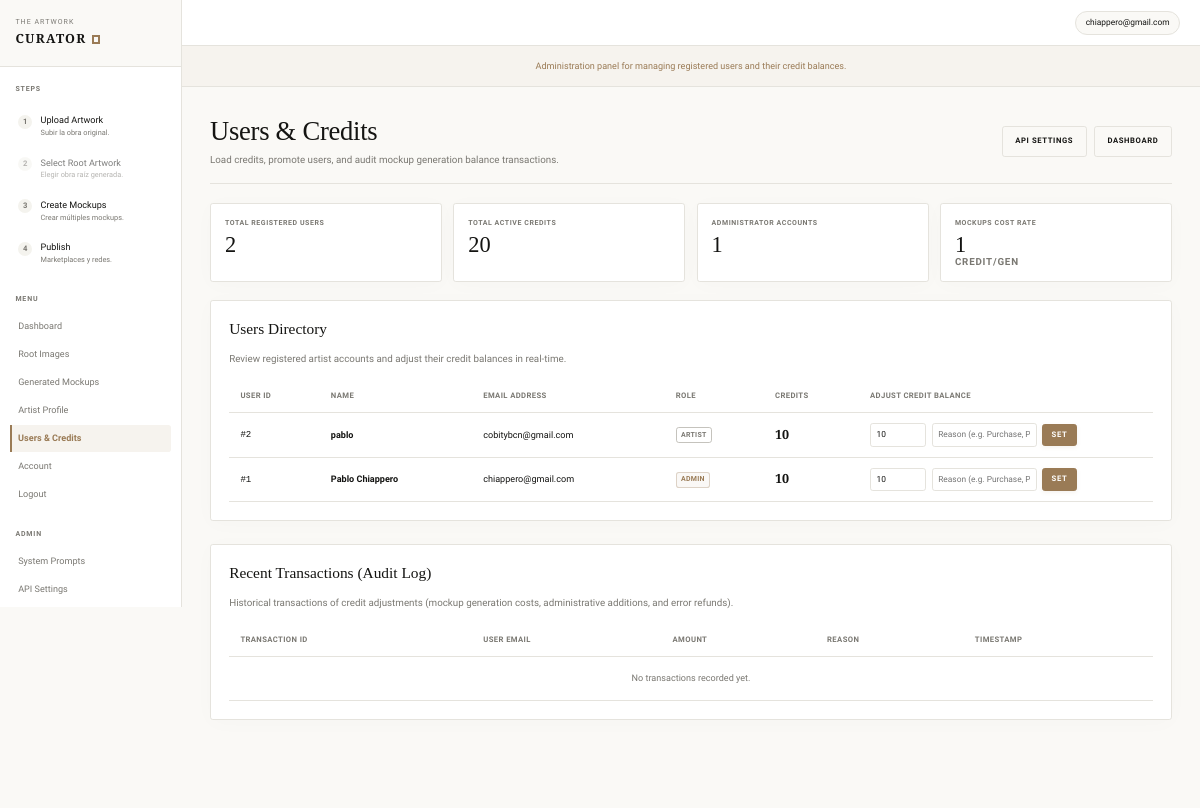
/admin_users.php (signed in), run on an earlier commit of the app's database.
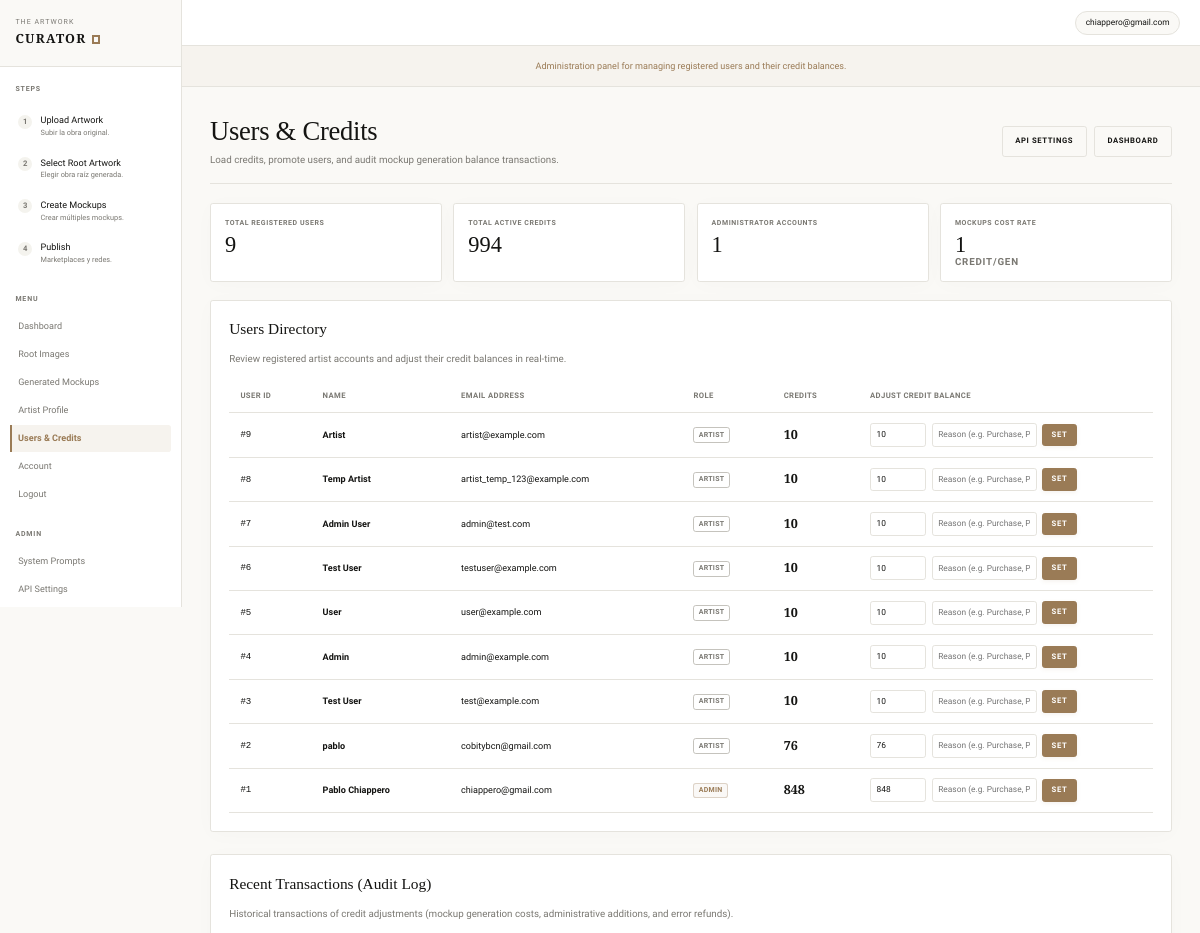
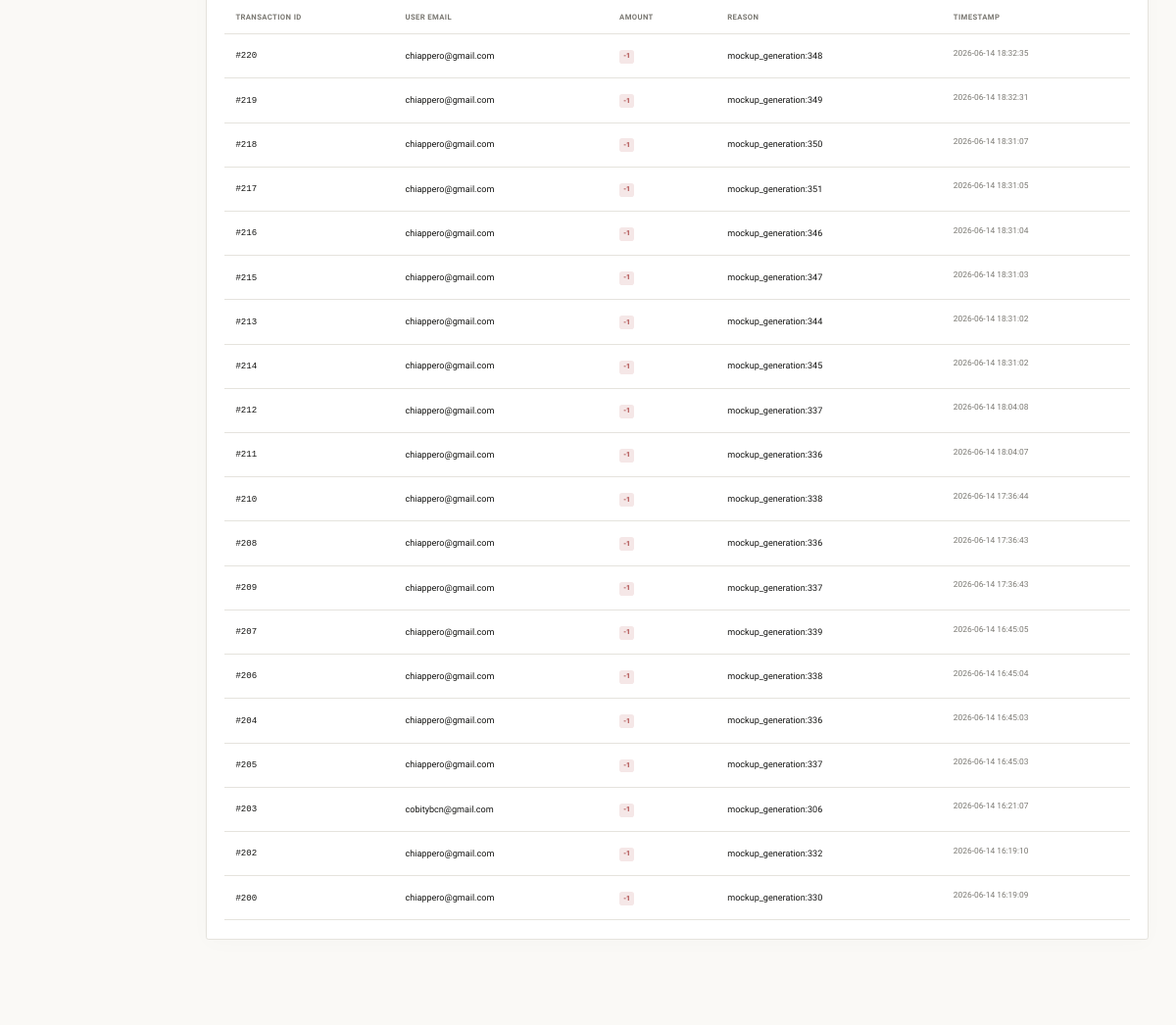
And on a later commit of the database (2 pictures, top to bottom).
### tables this page shows
CREATE TABLE users (
                id INTEGER PRIMARY KEY AUTOINCREMENT,
                email TEXT NOT NULL UNIQUE,
                password_hash TEXT NOT NULL,
                name TEXT NOT NULL DEFAULT '',
                credits INTEGER NOT NULL DEFAULT 10,
                created_at TEXT NOT NULL,
                updated_at TEXT NOT NULL
            , is_admin INTEGER NOT NULL DEFAULT 0);

CREATE TABLE credit_transactions (
                id INTEGER PRIMARY KEY AUTOINCREMENT,
                user_id INTEGER NOT NULL,
                amount INTEGER NOT NULL,
                reason TEXT NOT NULL,
                created_at TEXT NOT NULL,
                FOREIGN KEY (user_id) REFERENCES users(id) ON DELETE CASCADE
            );

### app/Support/Auth.php (called while the page is built, shortened)
<?php
class Auth
{
    public static function user(): ?array
    {
        $id = (int)($_SESSION['user_id'] ?? 0);
        $stmt = Database::connection()->prepare('SELECT id, email, name, credits, is_admin, created_at FROM users WHERE id = :id');
        $stmt->execute(['id' => $id]);
        $user = $stmt->fetch();
        return is_array($user) ? $user : null;
    }
    public static function requireUser(): array
    {
        $user = self::user();
        return $user;
    }
}

### app/Support/Database.php (called while the page is built, shortened)
<?php
class Database
{
    private static ?PDO $pdo = null;
    public static function connection(): PDO
    {
        if (self::$pdo instanceof PDO) {
            return self::$pdo;
        }
        $storageDir = dirname(__DIR__, 2) . DIRECTORY_SEPARATOR . 'storage';
        self::$pdo = new PDO('sqlite:' . $storageDir . DIRECTORY_SEPARATOR . 'app.sqlite');
        self::$pdo->setAttribute(PDO::ATTR_ERRMODE, PDO::ERRMODE_EXCEPTION);
        self::$pdo->setAttribute(PDO::ATTR_DEFAULT_FETCH_MODE, PDO::FETCH_ASSOC);
        self::$pdo->setAttribute(PDO::ATTR_TIMEOUT, 30);
        self::$pdo->exec('PRAGMA foreign_keys = ON');
        self::$pdo->exec('PRAGMA journal_mode = WAL');
        self::$pdo->exec('PRAGMA synchronous = NORMAL');
        self::$pdo->exec('PRAGMA busy_timeout = 30000');
        self::migrate(self::$pdo);
        return self::$pdo;
    }
    private static function migrate(PDO $pdo): void
    {
        $pdo->exec("
            CREATE TABLE IF NOT EXISTS users (
                id INTEGER PRIMARY KEY AUTOINCREMENT,
                email TEXT NOT NULL UNIQUE,
                password_hash TEXT NOT NULL,
                name TEXT NOT NULL DEFAULT '',
                credits INTEGER NOT NULL DEFAULT 10,
                is_admin INTEGER NOT NULL DEFAULT 0,
                created_at TEXT NOT NULL,
                updated_at TEXT NOT NULL
            )
        ");
        self::addColumnIfMissing($pdo, 'users', 'is_admin', 'INTEGER NOT NULL DEFAULT 0');
        $pdo->exec("
            CREATE TABLE IF NOT EXISTS artworks (
                id INTEGER PRIMARY KEY AUTOINCREMENT,
                user_id INTEGER NOT NULL,
                job_id TEXT NOT NULL UNIQUE,
                root_file TEXT,
                main_file TEXT,
                final_title TEXT NOT NULL DEFAULT '',
                subtitle TEXT NOT NULL DEFAULT '',
                medium TEXT NOT NULL DEFAULT '',
                artwork_year TEXT NOT NULL DEFAULT '',
                series TEXT NOT NULL DEFAULT '',
                status TEXT NOT NULL DEFAULT 'queued',
                width TEXT,
                height TEXT,
                depth TEXT,
                unit TEXT NOT NULL DEFAULT 'cm',
                created_at TEXT NOT NULL,
                updated_at TEXT NOT NULL,
                FOREIGN KEY (user_id) REFERENCES users(id) ON DELETE CASCADE
            )
        ");
        self::addColumnIfMissing($pdo, 'artworks', 'final_title', "TEXT NOT NULL DEFAULT ''");
        self::addColumnIfMissing($pdo, 'artworks', 'subtitle', "TEXT NOT NULL DEFAULT ''");
        self::addColumnIfMissing($pdo, 'artworks', 'medium', "TEXT NOT NULL DEFAULT ''");
        self::addColumnIfMissing($pdo, 'artworks', 'artwork_year', "TEXT NOT NULL DEFAULT ''");
        self::addColumnIfMissing($pdo, 'artworks', 'series', "TEXT NOT NULL DEFAULT ''");
        $pdo->exec("
            CREATE TABLE IF NOT EXISTS mockups (
                id INTEGER PRIMARY KEY AUTOINCREMENT,
                user_id INTEGER NOT NULL,
                artwork_file TEXT NOT NULL,
                mockup_file TEXT NOT NULL,
                context_id TEXT,
                prompt_file TEXT,
                created_at TEXT NOT NULL,
                FOREIGN KEY (user_id) REFERENCES users(id) ON DELETE CASCADE
            )
        ");
        $pdo->exec("
            CREATE TABLE IF NOT EXISTS artist_profiles (
                id INTEGER PRIMARY KEY AUTOINCREMENT,
                user_id INTEGER NOT NULL UNIQUE,
                artist_name TEXT NOT NULL DEFAULT '',
                short_bio TEXT NOT NULL DEFAULT '',
                statement TEXT NOT NULL DEFAULT '',
                visual_language TEXT NOT NULL DEFAULT '',
                materials TEXT NOT NULL DEFAULT '',
                recurring_themes TEXT NOT NULL DEFAULT '',
                palette_notes TEXT NOT NULL DEFAULT '',
                target_audience TEXT NOT NULL DEFAULT '',
                preferred_regions TEXT NOT NULL DEFAULT '',
                preferred_contexts TEXT NOT NULL DEFAULT '',
                forbidden_contexts TEXT NOT NULL DEFAULT '',
                commercial_positioning TEXT NOT NULL DEFAULT '',
                conceptual_keywords TEXT NOT NULL DEFAULT '',
                tone_of_voice TEXT NOT NULL DEFAULT '',
                marketplace_strategy TEXT NOT NULL DEFAULT '',
                social_strategy TEXT NOT NULL DEFAULT '',
                pinterest_strategy TEXT NOT NULL DEFAULT '',
                created_at TEXT NOT NULL,
                updated_at TEXT NOT NULL,
                FOREIGN KEY (user_id) REFERENCES users(id) ON DELETE CASCADE
            )
        ");
        self::addColumnIfMissing($pdo, 'artist_profiles', 'conceptual_keywords', "TEXT NOT NULL DEFAULT ''");
        self::addColumnIfMissing($pdo, 'artist_profiles', 'tone_of_voice', "TEXT NOT NULL DEFAULT ''");
        self::addColumnIfMissing($pdo, 'artist_profiles', 'marketplace_strategy', "TEXT NOT NULL DEFAULT ''");
        self::addColumnIfMissing($pdo, 'artist_profiles', 'social_strategy', "TEXT NOT NULL DEFAULT ''");
        self::addColumnIfMissing($pdo, 'artist_profiles', 'pinterest_strategy', "TEXT NOT NULL DEFAULT ''");
    }
    private static function addColumnIfMissing(PDO $pdo, string $table, string $column, string $definition): void
    {
        $stmt = $pdo->query("PRAGMA table_info({$table})");
        $columns = array_map(fn(array $row): string => (string)$row['name'], $stmt->fetchAll());
    }
}

### admin_users.php (the view, shortened to what the changed rows need)
<?php
$currentUser = Auth::requireUser();
$pdo = Database::connection();
$users = $pdo->query('SELECT * FROM users ORDER BY created_at DESC')->fetchAll();
$transactions = $pdo->query('
    SELECT t.*, u.email as user_email
    FROM credit_transactions t
    JOIN users u ON t.user_id = u.id
    ORDER BY t.created_at DESC
    LIMIT 20
')->fetchAll();
function h($v): string
{
    return htmlspecialchars((string)$v, ENT_QUOTES, 'UTF-8');
}
$totalUsers = count($users);
$totalCredits = array_sum(array_column($users, 'credits'));
?>
<!doctype html>
<html lang="en">
<head>
    <link rel="stylesheet" href="style.css">
</head>
<body>
<div class="app-shell">
    <?php include __DIR__ . '/sidebar.php'; ?>
    <main class="main-area">
        <header class="app-header">
            <a class="user-chip" href="account.php"><?= h($currentUser['email']) ?></a>
        </header>
        <div class="workspace">
            <div class="workspace-header">
                <div>
                    <h1>Users & Credits</h1>
                </div>
            </div>
            <div class="stats">
                <div class="stat-card">
                    <span>Total Registered Users</span>
                    <strong><?= $totalUsers ?></strong>
                </div>
                <div class="stat-card">
                    <span>Total Active Credits</span>
                    <strong><?= $totalCredits ?></strong>
                </div>
            </div>
            <section class="panel">
                <h2>Users Directory</h2>
                <div class="users-table-container">
                    <table class="premium-table">
                        <thead>
                        <tr>
                            <th>User ID</th>
                            <th>Name</th>
                            <th>Email Address</th>
                            <th>Role</th>
                            <th>Credits</th>
                            <th style="width: 420px;">Adjust Credit Balance</th>
                        </tr>
                        </thead>
                        <tbody>
                        <?php foreach ($users as $u): ?>
                            <tr>
                                <td><code>#<?= (int)$u['id'] ?></code></td>
                                <td><strong><?= h($u['name'] !== '' ? $u['name'] : 'N/A') ?></strong></td>
                                <td><?= h($u['email']) ?></td>
                                <td>
                                    <?php if (!empty($u['is_admin'])): ?>
                                        <span class="user-role-badge admin">Admin</span>
                                    <?php else: ?>
                                        <span class="user-role-badge">Artist</span>
                                    <?php endif; ?>
                                </td>
                                <td>
                                    <span style="font-family: var(--font-serif); font-size: 18px; font-weight: 600;">
                                        <?= (int)$u['credits'] ?>
                                    </span>
                                </td>
                                <td>
                                    <form method="post" class="inline-credit-form">
                                        <input type="number" name="credits" value="<?= (int)$u['credits'] ?>" min="0" required placeholder="Credits">
                                        <input type="text" name="reason" placeholder="Reason (e.g. Purchase, Promo)" required>
                                        <button type="submit" class="button">Set</button>
                                    </form>
                                </td>
                            </tr>
                        <?php endforeach; ?>
                        </tbody>
                    </table>
                </div>
            </section>
            <section class="panel transaction-log">
                <h2>Recent Transactions (Audit Log)</h2>
                <div class="users-table-container">
                    <table class="premium-table">
                        <thead>
                        <tr>
                            <th>Transaction ID</th>
                            <th>User Email</th>
                            <th>Amount</th>
                            <th>Reason</th>
                            <th>Timestamp</th>
                        </tr>
                        </thead>
                        <tbody>
                        <?php if (empty($transactions)): ?>
                            <tr>
                                <td colspan="5" style="text-align: center; color: var(--muted); padding: 20px;">
                                    No transactions recorded yet.
                                </td>
                            </tr>
                        <?php else: ?>
                            <?php foreach ($transactions as $t): ?>
                                <tr>
                                    <td><code>#<?= (int)$t['id'] ?></code></td>
                                    <td><?= h($t['user_email']) ?></td>
                                    <td>
                                        <?php if ((int)$t['amount'] > 0): ?>
                                            <span class="transaction-badge positive">+<?= (int)$t['amount'] ?></span>
                                        <?php else: ?>
                                            <span class="transaction-badge negative"><?= (int)$t['amount'] ?></span>
                                        <?php endif; ?>
                                    </td>
                                    <td><?= h($t['reason']) ?></td>
                                    <td><small><?= h(date('Y-m-d H:i:s', strtotime($t['created_at']))) ?></small></td>
                                </tr>
                            <?php endforeach; ?>
                        <?php endif; ?>
                        </tbody>
                    </table>
                </div>
            </section>
        </div>
    </main>
</div>
</body>
</html>

### sidebar.php (shortened to what the changed rows need)
<?php
$sidebarUser = isset($user) ? $user : (isset($currentUser) ? $currentUser : Auth::user());
$currentPage = basename($_SERVER['PHP_SELF']);
$step2Active = ($currentPage === 'root_select.php' || $currentPage === 'waiting.php');
$step2Url = '#';
$step2Disabled = true;
if ($step2Disabled && $sidebarUser) {
    try {
        $db = Database::connection();
        $stmt = $db->prepare("SELECT job_id FROM artworks WHERE user_id = :user_id AND status = 'awaiting_selection' ORDER BY created_at DESC LIMIT 1");
        $stmt->execute(['user_id' => $sidebarUser['id']]);
        $latestPending = $stmt->fetch();
        if ($latestPending) {
            $step2Url = 'root_select.php?job=' . urlencode((string)$latestPending['job_id']);
            $step2Disabled = false;
        }
    } catch (Throwable $e) {
    }
}
?>
<aside class="sidebar">
    <div class="sidebar-steps">
        <?php if ($step2Disabled && !$step2Active): ?>
            <div class="step-item disabled" title="No artwork awaiting selection. Start by uploading an artwork.">
                <div class="step-num-container">
                    <span class="step-number">2</span>
                </div>
                <div class="step-details">
                    <span class="step-label">Select Root Artwork</span>
                    <span class="step-subtitle">Elegir obra raíz generada.</span>
                </div>
            </div>
        <?php else: ?>
            <a href="<?= htmlspecialchars($step2Url, ENT_QUOTES, 'UTF-8') ?>" class="step-item <?= $step2Active ? 'active' : '' ?>">
                <div class="step-num-container">
                    <span class="step-number">2</span>
                </div>
                <div class="step-details">
                    <span class="step-label">Select Root Artwork</span>
                    <span class="step-subtitle">Elegir obra raíz generada.</span>
                </div>
            </a>
        <?php endif; ?>
    </div>
</aside>

What changed in the data, as far as the page shows it:
changed users "Pablo Chiappero": credits "10" → "848"
added users: id "9", name "Artist", email "artist@example.com", is_admin "ARTIST", credits "10"
added users: id "8", name "Temp Artist", email "artist_temp_123@example.com", is_admin "ARTIST", credits "10"
added users: id "7", name "Admin User", email "admin@test.com", is_admin "ARTIST", credits "10"
added users: id "6", name "Test User", email "testuser@example.com", is_admin "ARTIST", credits "10"
added users: id "5", name "User", email "user@example.com", is_admin "ARTIST", credits "10"
added users: id "4", name "Admin", email "admin@example.com", is_admin "ARTIST", credits "10"
added users: id "3", name "Test User", email "test@example.com", is_admin "ARTIST", credits "10"
changed users "pablo": credits "10" → "76"
added credit_transactions: id "220", user.email "chiappero@gmail.com", amount "-1", reason "mockup_generation:348", created_at "2026-06-14 18:32:35"
added credit_transactions: id "219", user.email "chiappero@gmail.com", amount "-1", reason "mockup_generation:349", created_at "2026-06-14 18:32:31"
added credit_transactions: id "218", user.email "chiappero@gmail.com", amount "-1", reason "mockup_generation:350", created_at "2026-06-14 18:31:07"
added credit_transactions: id "217", user.email "chiappero@gmail.com", amount "-1", reason "mockup_generation:351", created_at "2026-06-14 18:31:05"
added credit_transactions: id "216", user.email "chiappero@gmail.com", amount "-1", reason "mockup_generation:346", created_at "2026-06-14 18:31:04"
added credit_transactions: id "215", user.email "chiappero@gmail.com", amount "-1", reason "mockup_generation:347", created_at "2026-06-14 18:31:03"
added credit_transactions: id "213", user.email "chiappero@gmail.com", amount "-1", reason "mockup_generation:344", created_at "2026-06-14 18:31:02"
added credit_transactions: id "214", user.email "chiappero@gmail.com", amount "-1", reason "mockup_generation:345", created_at "2026-06-14 18:31:02"
added credit_transactions: id "212", user.email "chiappero@gmail.com", amount "-1", reason "mockup_generation:337", created_at "2026-06-14 18:04:08"
added credit_transactions: id "211", user.email "chiappero@gmail.com", amount "-1", reason "mockup_generation:336", created_at "2026-06-14 18:04:07"
added credit_transactions: id "210", user.email "chiappero@gmail.com", amount "-1", reason "mockup_generation:338", created_at "2026-06-14 17:36:44"
added credit_transactions: id "208", user.email "chiappero@gmail.com", amount "-1", reason "mockup_generation:336", created_at "2026-06-14 17:36:43"
added credit_transactions: id "209", user.email "chiappero@gmail.com", amount "-1", reason "mockup_generation:337", created_at "2026-06-14 17:36:43"
added credit_transactions: id "207", user.email "chiappero@gmail.com", amount "-1", reason "mockup_generation:339", created_at "2026-06-14 16:45:05"
added credit_transactions: id "206", user.email "chiappero@gmail.com", amount "-1", reason "mockup_generation:338", created_at "2026-06-14 16:45:04"
added credit_transactions: id "204", user.email "chiappero@gmail.com", amount "-1", reason "mockup_generation:336", created_at "2026-06-14 16:45:03"
added credit_transactions: id "205", user.email "chiappero@gmail.com", amount "-1", reason "mockup_generation:337", created_at "2026-06-14 16:45:03"
added credit_transactions: id "203", user.email "cobitybcn@gmail.com", amount "-1", reason "mockup_generation:306", created_at "2026-06-14 16:21:07"
added credit_transactions: id "202", user.email "chiappero@gmail.com", amount "-1", reason "mockup_generation:332", created_at "2026-06-14 16:19:10"
added credit_transactions: id "200", user.email "chiappero@gmail.com", amount "-1", reason "mockup_generation:330", created_at "2026-06-14 16:19:09"
Also different on the page:
$totalUsers: "2" → "9"
$totalCredits: "20" → "994"
text no longer shown: "No transactions recorded yet."
